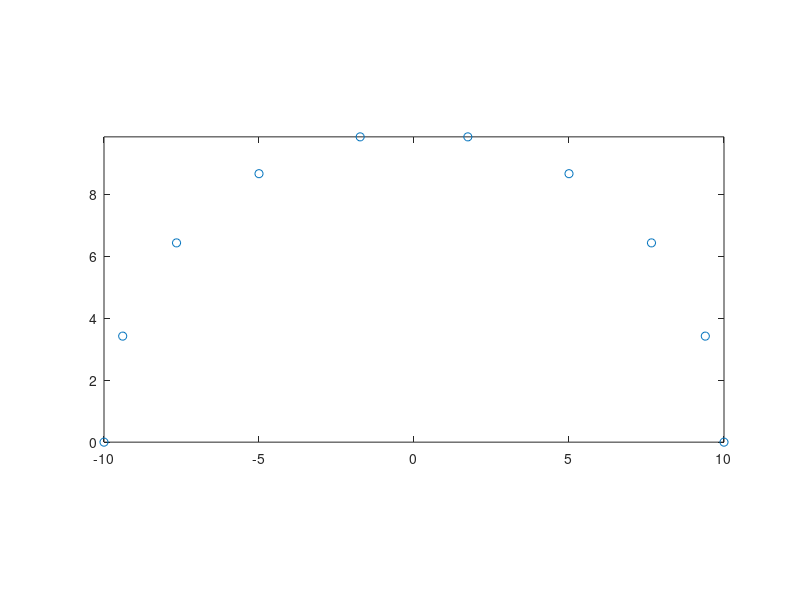

Write MATLAB code to recreate this figure. (Note: this script raises an error after producing the figure.)
r = 10;
thetad = linspace(0,180,10);
x = r*cosd(thetad);y = r*sind(thetad);
figure;plot(x,y,'o');axis image;hold on;
output = RefineCurveData([x;y]);
plot(output(1,:),output(2,:),'*');axis image;